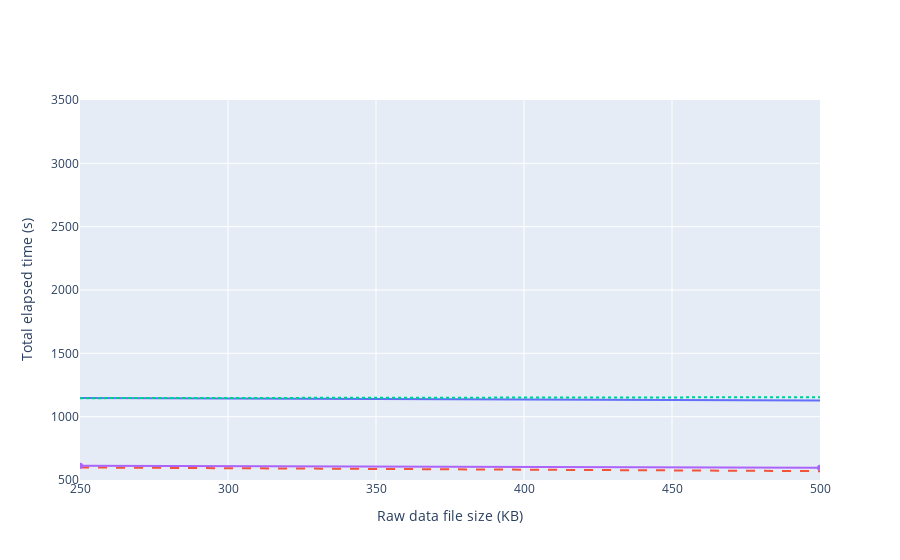

Source (notebook cell):
### Markdown cell above
### Elapsed time adding two analyses per acquisition with different number of analysts

### Code cell
# 3 Orgs net data
threeOrgs10 = [1148.1136, 1128.2235]
threeOrgs20 = [598.9732,  569.9285]
# 5 Orgs net data
fiveOrgs10 = [1146.1426, 1153.6861]
fiveOrgs20 = [612.9805, 596.3063]

totalAnalysis(500, threeOrgs10, threeOrgs20, fiveOrgs10, fiveOrgs20)

### Figure 1 — Plotly figure (JSON) as saved in the notebook; plotly's stock layout.template omitted (floating-point values rounded to 4 significant figures)
{"data": [{"mode": "lines", "name": "3 Orgs net (10 analysts per role)", "type": "scatter", "x": [250, 500], "y": [1148.0, 1128.0]}, {"line": {"dash": "dash"}, "mode": "lines", "name": "3 Orgs net (20 analysts per role)", "type": "scatter", "x": [250, 500], "y": [599.0, 569.9]}, {"line": {"dash": "dot"}, "mode": "lines", "name": "5 Orgs net (10 analysts per role)", "type": "scatter", "x": [250, 500], "y": [1146.0, 1154.0]}, {"mode": "lines+markers", "name": "5 Orgs net (20 analysts per role)", "type": "scatter", "x": [250, 500], "y": [613.0, 596.3]}], "layout": {"barmode": "group", "showlegend": false, "xaxis": {"range": [250, 500], "title": {"text": "Raw data file size (KB)"}}, "yaxis": {"range": [500, 3500], "title": {"text": "Total elapsed time (s)"}}}}
